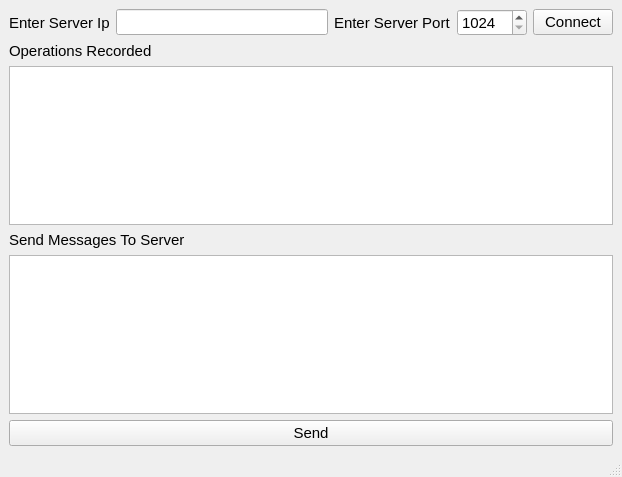
<?xml version="1.0" encoding="UTF-8"?>
<ui version="4.0">
 <class>MainWindow</class>
 <widget class="QMainWindow" name="MainWindow">
  <property name="geometry">
   <rect>
    <x>0</x>
    <y>0</y>
    <width>622</width>
    <height>477</height>
   </rect>
  </property>
  <property name="windowTitle">
   <string>MainWindow</string>
  </property>
  <property name="toolTip">
   <string/>
  </property>
  <widget class="QWidget" name="centralwidget">
   <layout class="QGridLayout" name="gridLayout">
    <item row="0" column="0">
     <layout class="QHBoxLayout" name="horizontalLayout">
      <item>
       <widget class="QLabel" name="label_3">
        <property name="font">
         <font>
          <pointsize>11</pointsize>
         </font>
        </property>
        <property name="text">
         <string>Enter Server Ip</string>
        </property>
       </widget>
      </item>
      <item>
       <widget class="QLineEdit" name="lineEdit_ipAddr">
        <property name="font">
         <font>
          <pointsize>11</pointsize>
         </font>
        </property>
       </widget>
      </item>
      <item>
       <widget class="QLabel" name="label_4">
        <property name="font">
         <font>
          <pointsize>11</pointsize>
         </font>
        </property>
        <property name="text">
         <string>Enter Server Port</string>
        </property>
       </widget>
      </item>
      <item>
       <widget class="QSpinBox" name="spinBox_port">
        <property name="font">
         <font>
          <pointsize>11</pointsize>
         </font>
        </property>
        <property name="toolTip">
         <string>Range : 1024 - 49151</string>
        </property>
        <property name="minimum">
         <number>1024</number>
        </property>
        <property name="maximum">
         <number>49151</number>
        </property>
       </widget>
      </item>
      <item>
       <widget class="QPushButton" name="pushButton_connect">
        <property name="font">
         <font>
          <pointsize>11</pointsize>
         </font>
        </property>
        <property name="text">
         <string>Connect</string>
        </property>
       </widget>
      </item>
     </layout>
    </item>
    <item row="1" column="0">
     <layout class="QVBoxLayout" name="verticalLayout">
      <item>
       <widget class="QLabel" name="label">
        <property name="font">
         <font>
          <pointsize>11</pointsize>
         </font>
        </property>
        <property name="text">
         <string>Operations Recorded</string>
        </property>
       </widget>
      </item>
      <item>
       <widget class="QTextEdit" name="textEdit_client">
        <property name="font">
         <font>
          <pointsize>10</pointsize>
         </font>
        </property>
       </widget>
      </item>
     </layout>
    </item>
    <item row="2" column="0">
     <layout class="QVBoxLayout" name="verticalLayout_2">
      <item>
       <widget class="QLabel" name="label_2">
        <property name="font">
         <font>
          <pointsize>11</pointsize>
         </font>
        </property>
        <property name="text">
         <string>Send Messages To Server</string>
        </property>
       </widget>
      </item>
      <item>
       <widget class="QTextEdit" name="textEdit_sendMessage">
        <property name="font">
         <font>
          <pointsize>10</pointsize>
         </font>
        </property>
       </widget>
      </item>
      <item>
       <widget class="QPushButton" name="pushButton_send">
        <property name="font">
         <font>
          <pointsize>11</pointsize>
         </font>
        </property>
        <property name="text">
         <string>Send</string>
        </property>
       </widget>
      </item>
     </layout>
    </item>
   </layout>
  </widget>
  <widget class="QMenuBar" name="menubar">
   <property name="geometry">
    <rect>
     <x>0</x>
     <y>0</y>
     <width>622</width>
     <height>21</height>
    </rect>
   </property>
  </widget>
  <widget class="QStatusBar" name="statusbar"/>
 </widget>
 <resources/>
 <connections/>
</ui>
